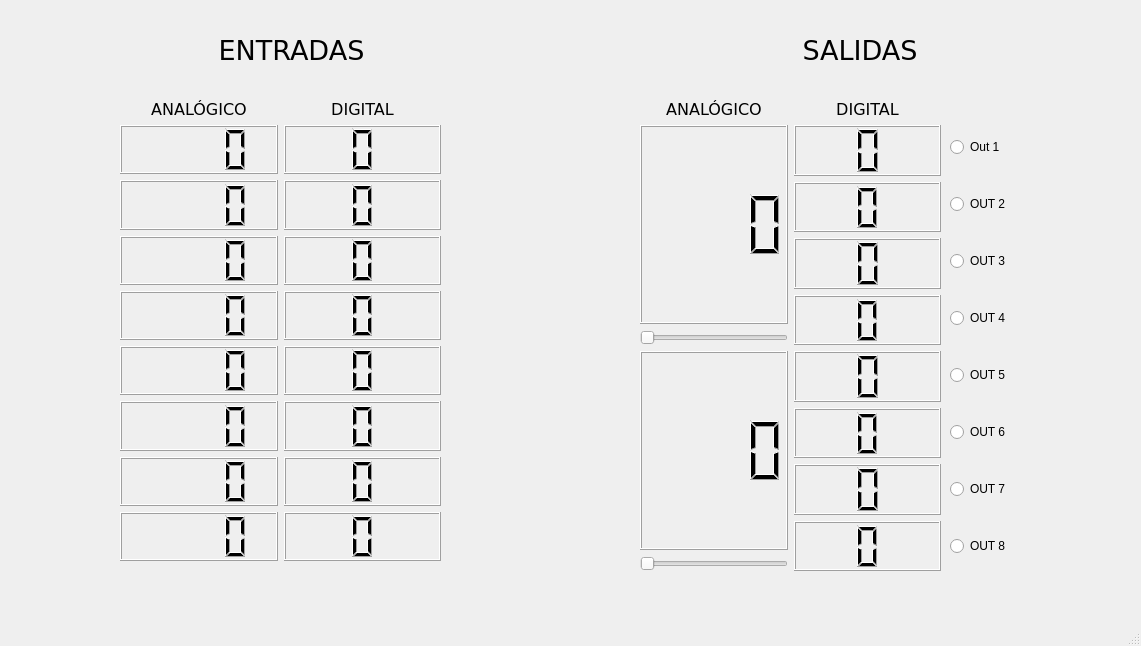
<?xml version="1.0" encoding="UTF-8"?>
<ui version="4.0">
 <class>MainWindow</class>
 <widget class="QMainWindow" name="MainWindow">
  <property name="enabled">
   <bool>true</bool>
  </property>
  <property name="geometry">
   <rect>
    <x>0</x>
    <y>0</y>
    <width>1141</width>
    <height>646</height>
   </rect>
  </property>
  <property name="windowTitle">
   <string>MainWindow</string>
  </property>
  <widget class="QWidget" name="centralwidget">
   <widget class="QWidget" name="verticalLayoutWidget_5">
    <property name="geometry">
     <rect>
      <x>640</x>
      <y>100</y>
      <width>301</width>
      <height>471</height>
     </rect>
    </property>
    <layout class="QVBoxLayout" name="OUT" stretch="0,1">
     <property name="spacing">
      <number>6</number>
     </property>
     <item>
      <layout class="QHBoxLayout" name="horizontalLayout_4">
       <item>
        <widget class="QLabel" name="label_6">
         <property name="font">
          <font>
           <family>Verdana</family>
           <pointsize>12</pointsize>
          </font>
         </property>
         <property name="text">
          <string>ANALÓGICO</string>
         </property>
         <property name="alignment">
          <set>Qt::AlignCenter</set>
         </property>
        </widget>
       </item>
       <item>
        <widget class="QLabel" name="label_5">
         <property name="font">
          <font>
           <family>Verdana</family>
           <pointsize>12</pointsize>
          </font>
         </property>
         <property name="text">
          <string>DIGITAL</string>
         </property>
         <property name="alignment">
          <set>Qt::AlignCenter</set>
         </property>
        </widget>
       </item>
      </layout>
     </item>
     <item>
      <layout class="QHBoxLayout" name="Out_values" stretch="1,1">
       <item>
        <layout class="QVBoxLayout" name="Out_Avalues">
         <item>
          <widget class="QLCDNumber" name="Out_A1_value">
           <property name="digitCount">
            <number>4</number>
           </property>
          </widget>
         </item>
         <item>
          <widget class="QSlider" name="Out_A1_slider">
           <property name="toolTipDuration">
            <number>0</number>
           </property>
           <property name="minimum">
            <number>0</number>
           </property>
           <property name="maximum">
            <number>500</number>
           </property>
           <property name="orientation">
            <enum>Qt::Horizontal</enum>
           </property>
          </widget>
         </item>
         <item>
          <widget class="QLCDNumber" name="Out_A2_value">
           <property name="digitCount">
            <number>4</number>
           </property>
          </widget>
         </item>
         <item>
          <widget class="QSlider" name="Out_A2_slider">
           <property name="maximum">
            <number>500</number>
           </property>
           <property name="orientation">
            <enum>Qt::Horizontal</enum>
           </property>
          </widget>
         </item>
        </layout>
       </item>
       <item>
        <layout class="QVBoxLayout" name="Out_Dvalues">
         <item>
          <widget class="QLCDNumber" name="Out_D1">
           <property name="digitCount">
            <number>1</number>
           </property>
          </widget>
         </item>
         <item>
          <widget class="QLCDNumber" name="Out_D2">
           <property name="digitCount">
            <number>1</number>
           </property>
          </widget>
         </item>
         <item>
          <widget class="QLCDNumber" name="Out_D3">
           <property name="digitCount">
            <number>1</number>
           </property>
          </widget>
         </item>
         <item>
          <widget class="QLCDNumber" name="Out_D4">
           <property name="digitCount">
            <number>1</number>
           </property>
          </widget>
         </item>
         <item>
          <widget class="QLCDNumber" name="Out_D5">
           <property name="digitCount">
            <number>1</number>
           </property>
          </widget>
         </item>
         <item>
          <widget class="QLCDNumber" name="Out_D6">
           <property name="digitCount">
            <number>1</number>
           </property>
          </widget>
         </item>
         <item>
          <widget class="QLCDNumber" name="Out_D7">
           <property name="digitCount">
            <number>1</number>
           </property>
          </widget>
         </item>
         <item>
          <widget class="QLCDNumber" name="Out_D8">
           <property name="digitCount">
            <number>1</number>
           </property>
          </widget>
         </item>
        </layout>
       </item>
      </layout>
     </item>
    </layout>
   </widget>
   <widget class="QWidget" name="verticalLayoutWidget_6">
    <property name="geometry">
     <rect>
      <x>120</x>
      <y>100</y>
      <width>321</width>
      <height>461</height>
     </rect>
    </property>
    <layout class="QVBoxLayout" name="IN" stretch="0,1">
     <item>
      <layout class="QHBoxLayout" name="In_names" stretch="0,0">
       <item>
        <widget class="QLabel" name="In_analogText">
         <property name="font">
          <font>
           <family>Verdana</family>
           <pointsize>12</pointsize>
           <weight>50</weight>
           <bold>false</bold>
          </font>
         </property>
         <property name="lineWidth">
          <number>1</number>
         </property>
         <property name="text">
          <string>ANALÓGICO</string>
         </property>
         <property name="alignment">
          <set>Qt::AlignCenter</set>
         </property>
        </widget>
       </item>
       <item>
        <widget class="QLabel" name="In_digText">
         <property name="font">
          <font>
           <family>Verdana</family>
           <pointsize>12</pointsize>
          </font>
         </property>
         <property name="text">
          <string>DIGITAL</string>
         </property>
         <property name="alignment">
          <set>Qt::AlignCenter</set>
         </property>
        </widget>
       </item>
      </layout>
     </item>
     <item>
      <layout class="QHBoxLayout" name="In_values" stretch="0,0">
       <property name="sizeConstraint">
        <enum>QLayout::SetDefaultConstraint</enum>
       </property>
       <item>
        <layout class="QVBoxLayout" name="In_Avalues">
         <item>
          <widget class="QLCDNumber" name="In_A1">
           <property name="layoutDirection">
            <enum>Qt::LeftToRight</enum>
           </property>
           <property name="autoFillBackground">
            <bool>false</bool>
           </property>
           <property name="digitCount">
            <number>4</number>
           </property>
           <property name="value" stdset="0">
            <double>0.000000000000000</double>
           </property>
           <property name="intValue" stdset="0">
            <number>0</number>
           </property>
          </widget>
         </item>
         <item>
          <widget class="QLCDNumber" name="In_A2">
           <property name="digitCount">
            <number>4</number>
           </property>
          </widget>
         </item>
         <item>
          <widget class="QLCDNumber" name="In_A3">
           <property name="digitCount">
            <number>4</number>
           </property>
          </widget>
         </item>
         <item>
          <widget class="QLCDNumber" name="In_A4">
           <property name="digitCount">
            <number>4</number>
           </property>
          </widget>
         </item>
         <item>
          <widget class="QLCDNumber" name="In_A5">
           <property name="digitCount">
            <number>4</number>
           </property>
          </widget>
         </item>
         <item>
          <widget class="QLCDNumber" name="In_A6">
           <property name="digitCount">
            <number>4</number>
           </property>
          </widget>
         </item>
         <item>
          <widget class="QLCDNumber" name="In_A7">
           <property name="digitCount">
            <number>4</number>
           </property>
          </widget>
         </item>
         <item>
          <widget class="QLCDNumber" name="In_A8">
           <property name="digitCount">
            <number>4</number>
           </property>
          </widget>
         </item>
        </layout>
       </item>
       <item>
        <layout class="QVBoxLayout" name="In_Dvalues">
         <item>
          <widget class="QLCDNumber" name="In_D1">
           <property name="digitCount">
            <number>1</number>
           </property>
          </widget>
         </item>
         <item>
          <widget class="QLCDNumber" name="In_D2">
           <property name="digitCount">
            <number>1</number>
           </property>
          </widget>
         </item>
         <item>
          <widget class="QLCDNumber" name="In_D3">
           <property name="digitCount">
            <number>1</number>
           </property>
          </widget>
         </item>
         <item>
          <widget class="QLCDNumber" name="In_D4">
           <property name="digitCount">
            <number>1</number>
           </property>
          </widget>
         </item>
         <item>
          <widget class="QLCDNumber" name="In_D5">
           <property name="digitCount">
            <number>1</number>
           </property>
          </widget>
         </item>
         <item>
          <widget class="QLCDNumber" name="In_D6">
           <property name="digitCount">
            <number>1</number>
           </property>
          </widget>
         </item>
         <item>
          <widget class="QLCDNumber" name="In_D7">
           <property name="digitCount">
            <number>1</number>
           </property>
          </widget>
         </item>
         <item>
          <widget class="QLCDNumber" name="In_D8">
           <property name="lineWidth">
            <number>1</number>
           </property>
           <property name="digitCount">
            <number>1</number>
           </property>
          </widget>
         </item>
        </layout>
       </item>
      </layout>
     </item>
    </layout>
   </widget>
   <widget class="QWidget" name="layoutWidget">
    <property name="geometry">
     <rect>
      <x>10</x>
      <y>30</y>
      <width>1131</width>
      <height>41</height>
     </rect>
    </property>
    <layout class="QGridLayout" name="gridLayout">
     <item row="0" column="1">
      <widget class="QLabel" name="labelSalidas">
       <property name="font">
        <font>
         <family>Verdana</family>
         <pointsize>20</pointsize>
         <weight>50</weight>
         <bold>false</bold>
        </font>
       </property>
       <property name="text">
        <string>SALIDAS</string>
       </property>
       <property name="alignment">
        <set>Qt::AlignCenter</set>
       </property>
      </widget>
     </item>
     <item row="0" column="0">
      <widget class="QLabel" name="labelEntradas">
       <property name="font">
        <font>
         <family>Verdana</family>
         <pointsize>20</pointsize>
         <weight>50</weight>
         <bold>false</bold>
        </font>
       </property>
       <property name="cursor">
        <cursorShape>ArrowCursor</cursorShape>
       </property>
       <property name="layoutDirection">
        <enum>Qt::LeftToRight</enum>
       </property>
       <property name="autoFillBackground">
        <bool>false</bool>
       </property>
       <property name="text">
        <string>ENTRADAS</string>
       </property>
       <property name="alignment">
        <set>Qt::AlignCenter</set>
       </property>
      </widget>
     </item>
    </layout>
   </widget>
   <widget class="QWidget" name="verticalLayoutWidget">
    <property name="geometry">
     <rect>
      <x>950</x>
      <y>130</y>
      <width>161</width>
      <height>441</height>
     </rect>
    </property>
    <layout class="QVBoxLayout" name="verticalLayout">
     <property name="spacing">
      <number>30</number>
     </property>
     <property name="topMargin">
      <number>0</number>
     </property>
     <item>
      <widget class="QRadioButton" name="outB1">
       <property name="text">
        <string>Out 1</string>
       </property>
       <property name="autoExclusive">
        <bool>false</bool>
       </property>
      </widget>
     </item>
     <item>
      <widget class="QRadioButton" name="outB2">
       <property name="text">
        <string>OUT 2</string>
       </property>
       <property name="autoExclusive">
        <bool>false</bool>
       </property>
      </widget>
     </item>
     <item>
      <widget class="QRadioButton" name="outB3">
       <property name="text">
        <string>OUT 3</string>
       </property>
       <property name="iconSize">
        <size>
         <width>20</width>
         <height>20</height>
        </size>
       </property>
       <property name="autoExclusive">
        <bool>false</bool>
       </property>
      </widget>
     </item>
     <item>
      <widget class="QRadioButton" name="outB4">
       <property name="text">
        <string>OUT 4</string>
       </property>
       <property name="autoExclusive">
        <bool>false</bool>
       </property>
      </widget>
     </item>
     <item>
      <widget class="QRadioButton" name="outB5">
       <property name="text">
        <string>OUT 5</string>
       </property>
       <property name="autoExclusive">
        <bool>false</bool>
       </property>
      </widget>
     </item>
     <item>
      <widget class="QRadioButton" name="outB6">
       <property name="text">
        <string>OUT 6</string>
       </property>
       <property name="autoExclusive">
        <bool>false</bool>
       </property>
      </widget>
     </item>
     <item>
      <widget class="QRadioButton" name="outB7">
       <property name="text">
        <string>OUT 7</string>
       </property>
       <property name="autoExclusive">
        <bool>false</bool>
       </property>
      </widget>
     </item>
     <item>
      <widget class="QRadioButton" name="outB8">
       <property name="text">
        <string>OUT 8</string>
       </property>
       <property name="autoExclusive">
        <bool>false</bool>
       </property>
      </widget>
     </item>
    </layout>
   </widget>
  </widget>
  <widget class="QMenuBar" name="menubar">
   <property name="geometry">
    <rect>
     <x>0</x>
     <y>0</y>
     <width>1141</width>
     <height>21</height>
    </rect>
   </property>
  </widget>
  <widget class="QStatusBar" name="statusbar"/>
 </widget>
 <resources/>
 <connections/>
</ui>
